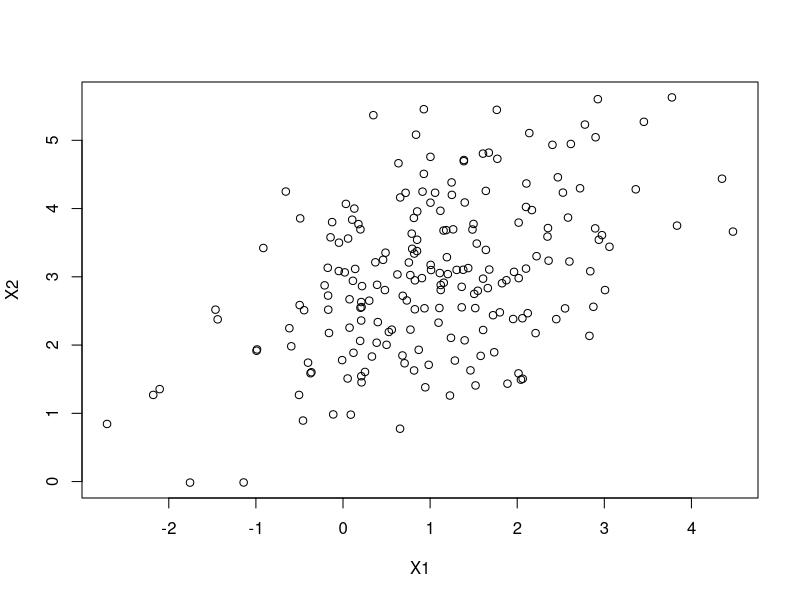

Generate this figure with R:
## ---- chunk 1
knitr::opts_chunk$set(echo = TRUE)
library(car)
## ---- chunk 2
fruit <- c("apple", "orange")
idioma <- c("english", "spanish")
fruit_params <- c(apple = 2, orange = 2)
idioma_params <- c(english = 1, spanish = 5)
interaction_params <- matrix(c(0, 0,
                               0, 3), nrow = 2, byrow = TRUE)
rownames(interaction_params) <- fruit 
colnames(interaction_params) <- idioma
interaction_params
n_per_group <- 8
data <- expand.grid(fruit = fruit, idioma = idioma)
data <- data[rep(1:nrow(data), n_per_group),]
data$y <- numeric(nrow(data))
data
## ---- chunk 3
sigma <- .1 # error/residual variation about the line (this comes from the "Residual standard error term - 3rd line from the bottom (use this for the sd term))
set.seed(100)
for(i in 1:nrow(data)) {
  data$y[i] <- fruit_params[data$fruit[i]] + idioma_params[data$idioma[i]] + 
    interaction_params[data$fruit[i], data$idioma[i]] + rnorm(1, 0, sigma)
}
data
## ---- chunk 4
fit <- lm(y ~ fruit * idioma, data = data) 
model.matrix(fit)
summary(fit)
anova(fit) # default analysis of variance null hypothesis is that there are no diff between the fruits (does the same for languages and interactions) 
car::Anova(fit) 

fit_reduced <- lm(y ~ fruit + idioma, data = data) #no interactions
fit_full <- lm(y ~ fruit * idioma, data = data)
anova(fit_reduced, fit_full)
## ---- chunk 5
fruit <- c("apple", "orange", "banana")
idioma <- c("english", "spanish", "mandarin")
fruit_params <- c(apple = 1, orange = 5, banana = 4)
idioma_params <- c(english = 1, spanish = 3, mandarin = 2)
interaction_params <- matrix(c(0, 0, 0,
                               0, 3, -1,
                               0, 2, 1), nrow = 3, byrow=TRUE)
rownames(interaction_params) <- fruit 
colnames(interaction_params) <- idioma
interaction_params
n_per_group <- 8
data <- expand.grid(fruit = fruit, idioma = idioma)
data <- data[rep(1:nrow(data), n_per_group),]
data$y <- numeric(nrow(data))
## ---- chunk 6
set.seed(101)
sigma <- 2
for(i in 1:nrow(data)) {
  data$y[i] <- fruit_params[data$fruit[i]] + idioma_params[data$idioma[i]] + 
    interaction_params[data$fruit[i], data$idioma[i]] + rnorm(1, 0, sigma)
}
data
## ---- chunk 7
fit <- lm(y ~ fruit * idioma, data = data)
model.matrix(fit)
summary(fit)
anova(fit)
car::Anova(fit)
## ---- chunk 8
#set the simualation parameters
set.seed(102)
fruit <- c("apple", "orange")
fruit_intercepts <- c(apple = 2, orange = 2) #intercept is the same in each fruit
fruit_slopes <- c(apple = .5, orange = .9) #slopes differ 
n_per_group <- 100
X <- runif(n = n_per_group * length(fruit), 1, 3) #simulating from a uniform between 1 and 3
data <- data.frame(X = X, fruit = rep(fruit, n_per_group))
data$y <- numeric(nrow(data))
## ---- chunk 9
#simulate the data
sigma <- .1
for(i in 1:nrow(data)) {
  data$y[i] <- fruit_intercepts[data$fruit[i]] + 
    fruit_slopes[data$fruit[i]]*data$X[i] + rnorm(1, 0, sigma)
}
data
## ---- chunk 10
#fit the model 
fit <- lm(y ~ X*fruit, data = data)
model.matrix(fit) # the third column is the difference in slopes 
summary(fit)
anova(fit)
car::Anova(fit)
## ---- chunk 11
set.seed(103)
sigma <- 2
n <- 50
X1 <- runif(n, 0, 1)
X2 <- runif(n, 0, 1)
Y <- 10 + 0.3 * X1 + 0.7 * X2 - 3 * (X1*X2) + rnorm(n, 0, sigma) 
# 10 is the intercept and -3 is the ne
# if you change the slope of one of the X's then its going to impact the other one aka the effect of X1 depends on the value of X2
data <- data.frame(X1 = X1, X2 = X2, Y = Y)
## ---- chunk 12
fit <- lm(Y ~ X1*X2, data = data)
summary(fit)
## ---- chunk 13
set.seed(104)
n <- 200
library(mvtnorm)
vcov <- matrix(c(1.5, .75,
                 .75, 1.5), nrow=2, byrow=TRUE)
mu <- c(1, 3)
X <- rmvnorm(n, mean = mu, sigma = vcov)
X1 <- X[,1]
X2 <- X[,2]
plot(X1, X2)
cor(X)
## ---- chunk 14
set.seed(105)
sigma <- 2
Y <- 10 + 0.3 * X1 + 0.7 * X2 + rnorm(n, 0, sigma)
data <- data.frame(X1 = X1, X2 = X2, Y = Y)
